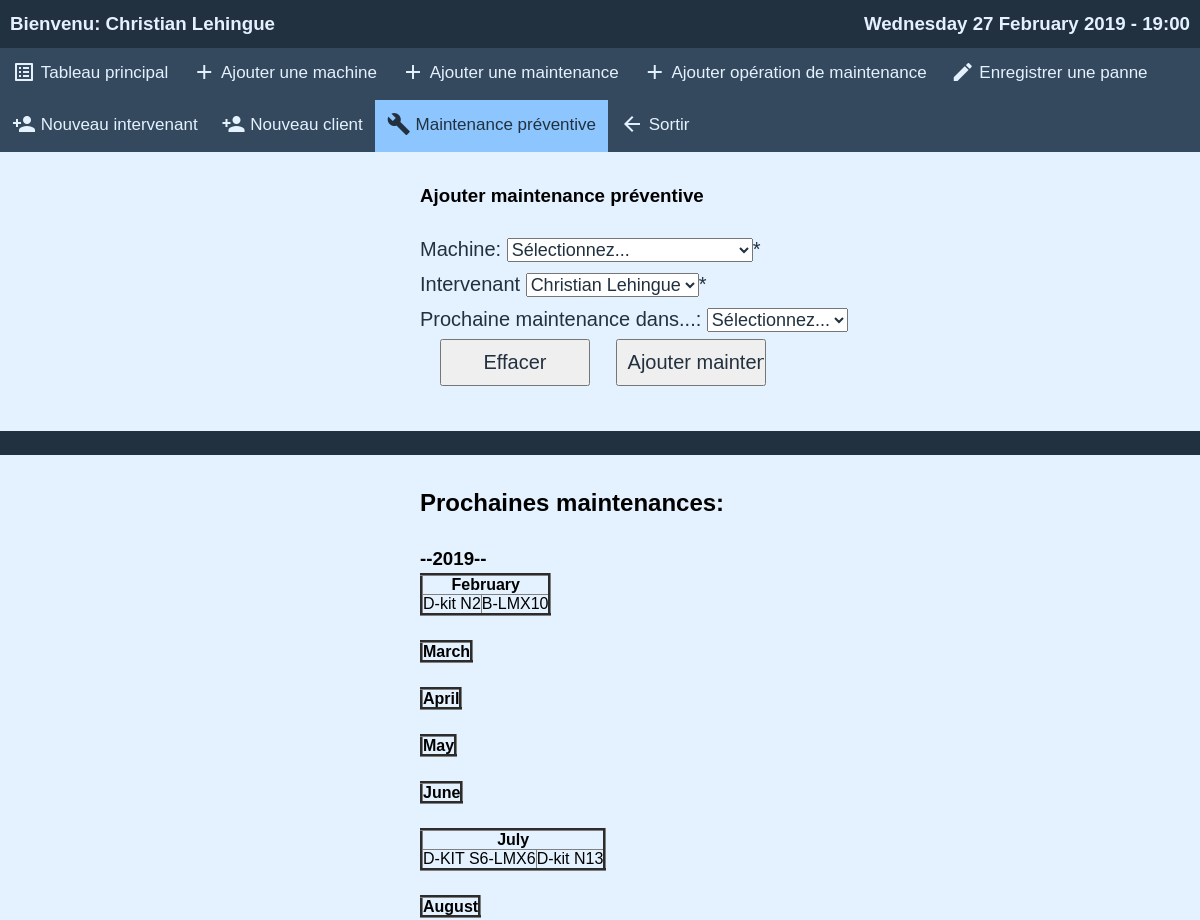
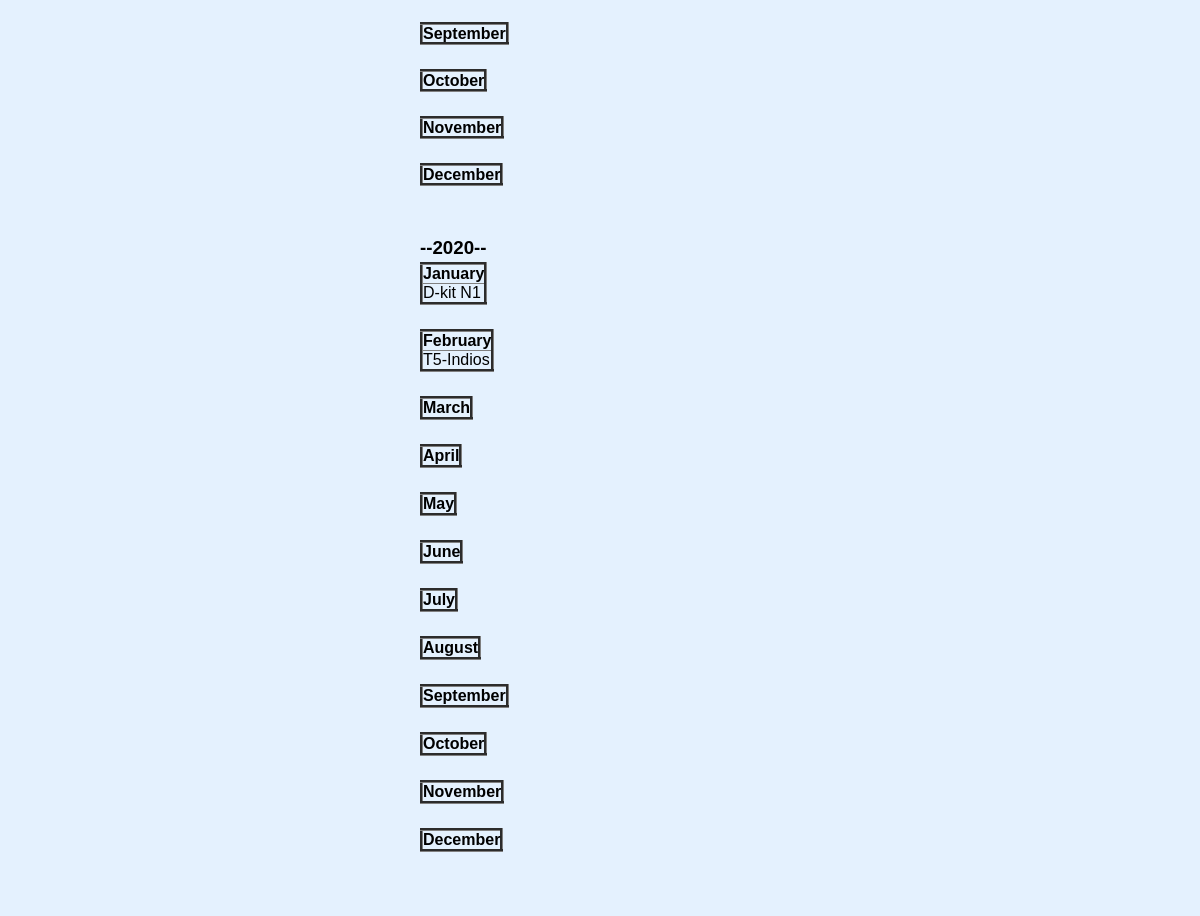
Page /maint_prev.php (signed in) on the committed database (2 pictures, top to bottom).
### tables this page shows
CREATE TABLE `machine` (
  `id_machine` int(11) NOT NULL,
  `id_client` int(11) NOT NULL,
  `nom_machine` varchar(50) NOT NULL,
  `designation` varchar(150) DEFAULT NULL,
  `type` varchar(50) DEFAULT NULL,
  `reference` varchar(100) DEFAULT NULL,
  `marque` varchar(50) DEFAULT NULL,
  `fournisseur` varchar(50) DEFAULT NULL,
  `commentaire` text,
  `compteur` int(11) DEFAULT NULL,
  `nb_arrets` int(11) DEFAULT NULL,
  `temps_arrets` int(11) DEFAULT NULL,
  `montant_pieces` int(11) DEFAULT NULL,
  `tps_mo` int(11) DEFAULT NULL,
  `nb_inter` int(11) DEFAULT NULL
);

### maint_prev.php (the view, shortened to what this page needs)
	<h3 style="position: fixed; color: #e4f1fe; padding-left: 10px;">Bienvenu: <?php echo $_SESSION["nombre"]; ?> </h3>
	<h3 align="right" style="position: static; color: #e4f1fe;margin: 10px;">
		<?php
		echo strftime("%A %d %B %G - %R"); ?> </h3>
<?php
	require_once 'conexion.php';
	$enlace = mysqli_connect($hostname, $username, $password, $database);
	$query1 = "SELECT id_client, nom_client FROM clients ORDER BY id_client ASC";
	$query2 = "SELECT id_machine, prox_date FROM maintenance_prev ORDER BY id_prev ASC";
	$resultado1_c = mysqli_query($enlace, $query1);
	$resultado2_p = mysqli_query($enlace, $query2);
	if (isset($_POST[agregar])) {
		$id_machine = $_REQUEST[id_machine];
		$id_interv = $_REQUEST[id_interv];
		$prox_date = $_REQUEST[prox_date];
		$fecha = date('Y-m-d', strtotime("+$prox_date months"));
		$query = "INSERT INTO maintenance_prev (id_machine, id_interv, date, prox_date) VALUES ($id_machine, $id_interv, CURDATE(), '$fecha')";
		mysqli_query($enlace, $query);
		header('Location: maint_prev.php');
	}
	else{
?>
<html>
	<head>
		<link rel="stylesheet" type="text/css" href="CSS/ajouter_machine_style.css">
	</head>
	<body>
		<ul>
			<li><a href="tableau.php"><i class="material-icons">list_alt</i>&nbsp;Tableau principal</a></li>
			<li><a href="ajouter_machine.php"><i class="material-icons">add</i>&nbsp;Ajouter une machine</a></li>
			<li><a href="ajouter_maintenance.php"><i class="material-icons">add</i>&nbsp;Ajouter une maintenance</a></li>
			<li><a href="ajouter_oper.php"><i class="material-icons">add</i>&nbsp;Ajouter opération de maintenance</a></li>
			<li><a href="ajouter_panne.php"><i class="material-icons">create</i>&nbsp;Enregistrer une panne</a></li>
			<li><a href="ajouter_interv.php"><i class="material-icons">person_add</i>&nbsp;Nouveau intervenant</a></li>
			<li><a href="ajouter_client.php"><i class="material-icons">person_add</i>&nbsp;Nouveau client</a></li>
			<li><a href="#" class="active"><i class="material-icons">build</i>&nbsp;Maintenance préventive</a></li>
			<li><a href="cerrarSesion.php"><i class="material-icons">arrow_back</i>&nbsp;Sortir</a></li>
		</ul>
		<form id="maint_prev" action="<?php echo $_SERVER['PHP_SELF']; ?>" method="post">
			<h3>Ajouter maintenance préventive</h3><br/>
				<p>Machine:
					<select name="id_machine">
						<option>Sélectionnez...</option>
					</select>*
				</p>
				<p>Intervenant
					<select name="id_interv">
						<option value="<?php echo $_SESSION["id"] ?>">
							<?php echo $_SESSION["nombre"] ?>
						</option>
					</select>*
				</p>
				<p>Prochaine maintenance dans...:
					<select name="prox_date">
						<option>Sélectionnez...</option>
					</select>
				</p>
				<p>
					<input type="reset" value="Effacer" id="boton">
			  		<input type="submit" name="agregar" value="Ajouter maintenance" id="boton">
			  	</p>
		</form>
<br/>
		<form>
		<h2>Prochaines maintenances:</h2><br/>
			<?php
				$cont = 0;
			   	$mes = strftime("%m");
			    $año = strftime("%G");
			    ?> <h3> --<?php echo $año ?>-- </h3> <?php
			    while($row2_p = mysqli_fetch_assoc($resultado2_p)){
					$fechaEntero = strtotime($row2_p["prox_date"]);
					$prox_mach[$cont] = $row2_p["id_machine"];
					$prox_date[$cont] = date("n", $fechaEntero);
					$prox_an[$cont] = date("Y", $fechaEntero);
					$cont++;
				}
    		 	for ($i=1; $i <= 12; $i++) {
					if ($i>=$mes ) {
					    $fecha = date_create_from_format('!m', $i);
					    $meses = date_format($fecha, 'F');
					    ?>
					<table border="3px" style="border-collapse: collapse;">
					<tr><th colspan="100"><?php echo $meses; ?> </th></tr>
					<tr>
					<?php
					    for ($an=0; $an < count($prox_an); $an++) {
					    	if ($prox_date[$an] == $i && $prox_an[$an]==date("Y")) {
					    		$query3 = "SELECT id_client, nom_machine FROM machine WHERE id_machine=".$prox_mach[$an];
							$res_mach = mysqli_query($enlace, $query3);
							while ($row_mach = mysqli_fetch_assoc($res_mach)) {
								?> <td > <?php echo $row_mach["nom_machine"]; ?> </td> <?php
							}
					    	}
					    }?>
					    </tr>
						</table><br/>
					    <?php
					}
				} ?>
		<br/>
		<h3> --<?php echo date("Y", strtotime("+1 years")); ?>-- </h3>
				<?php
    		 	for ($i=1; $i <= 12; $i++) {
			    	$fecha = date_create_from_format('!m', $i);
					$meses = date_format($fecha, 'F');
					?>
					<table border="3px" style="border-collapse: collapse;">
					<tr><th colspan="100"><?php echo $meses; ?> </th></tr><?php
					    for ($an=0; $an < count($prox_an); $an++) {
					    	if ($prox_date[$an] == $i && $prox_an[$an]==date("Y", strtotime("+1 years"))) {
					    		$query3 = "SELECT id_client, nom_machine FROM machine WHERE id_machine=".$prox_mach[$an];
							$res_mach = mysqli_query($enlace, $query3);
							?> <tr> <?php
							while ($row_mach = mysqli_fetch_assoc($res_mach)) {
								?> <td> <?php echo $row_mach["nom_machine"]; ?> </td> <?php
							}
					    	}
					    }?>
					    </tr>
						</table><br/>
					    <?php
				} ?>
</form>
	</body>
</html>
<?php }
?>

### CSS/ajouter_machine_style.css (style rules this page uses)
* { margin: 0px; padding: 0px; font-family: 'Montserrat', sans-serif; }
html,body { line-height:1.5; margin: 0; height: 100%; }
html { overflow-x:hidden; }
body { background: #22313f; }
ul { list-style-type: none; margin: 0; padding: 0; overflow: hidden; background-color: #34495e; }
li { float: left; }
li a { display: block; color: #e4f1fe; text-align: center; padding: 12px 12px; text-decoration: none; font-family: 'Montserrat', sans-serif; font-size: 17px; }
.active { background-color: #8dc6ff; color: #22313f; }
i { height: 28px; vertical-align: middle; }
form { background: #e4f1fe; padding: 30px; padding-left: 35%; padding-bottom: 40px; }
form p { font-family: 'Montserrat', sans-serif; font-size: 20px; margin-bottom: 5px; color: #22313f; }
form p input { font-size: 18px; padding-left: 5px; color: #22313f; }
form p select { font-size: 18px; color: #22313f; }
form p #boton { width: 150px; font-size: 20px; padding: 10px; margin-left: 20px; }

### rows in the picture
machine: nom_machine "D-kit N2"
machine: nom_machine "B-LMX10"
machine: nom_machine "D-KIT S6-LMX6"
machine: nom_machine "D-kit N13"
machine: nom_machine "D-kit N1"
machine: nom_machine "T5-Indios"

### other values in the picture
$_SESSION["nombre"] "Christian Lehingue"
strftime("%A %d %B %G - %R") "Wednesday 27 February 2019 - 19:00"
$año "2019"
$meses "February"
$meses "March"
$meses "April"
$meses "May"
$meses "June"
$meses "July"
$meses "August"
$meses "September"
$meses "October"
$meses "November"
$meses "December"
$meses "January"
